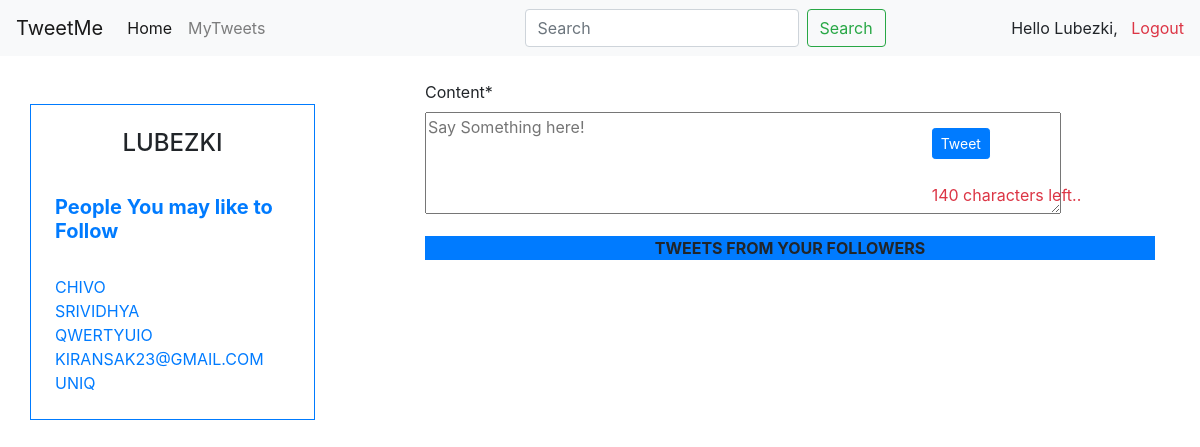
The page / (signed in) on the database its author committed.
### tweets/profiles/models.py (models this page shows, shortened)
class Profiles(models.Model):
    userprofile = models.OneToOneField(
        user, on_delete=models.CASCADE, related_name="profile")
    followDetails = models.ManyToManyField(user, related_name="followed_By")
    objects = ProfileQueryset()
    class Meta:
        verbose_name_plural = "Profiles"
    def __str__(self):
        return self.userprofile.username

### tweets/views.py (the view)
# urls.py: path("", ListTweet.as_view(), name="listtweet"),
class ListTweet(loginreq, authenticatedorNot, ListView):
    def get_queryset(self, *args, **kwargs):
        query = self.request.GET.get("q", None)
        print(query)
        if query is not None:
            qs = Tweet.objects.filter(content__icontains=query)
        else:
            qs = Tweet.objects.all()
        return qs
    def get_context_data(self, *args, **kwargs):
        Myuser = self.request.user
        followingme = Myuser.profile.followDetails.all().exclude(
            username=self.request.user.username)
        recomm = Profiles.objects.allinone()
        print("inside")
        print(recomm)
        recomm = recomm.exclude(
            Q(userprofile=self.request.user) | Q(userprofile__in=followingme))[:5]
        print(recomm)
        context = super().get_context_data(**kwargs)
        context["form"] = TweetForm()
        context["recommended"] = recomm
        context["create_url"] = reverse("tweets:Create")
        return context

### tweets/forms.py (shortened to what this page needs)
class TweetForm(forms.ModelForm):
    content = forms.CharField(label="Content", validators=[RegexValidator(r"^[!@#$%^&?{}|<>]*$", "Only Special Characters is Not Allowed", inverse_match=True)],
                              widget=forms.Textarea(attrs={"size": "60", "rows": "4", "cols": "60", "placeholder": "Say Something here!"}))
    class Meta:
        model = Tweet
        exclude = ["parent", "user", "likes", "is_liked", "is_reply"]

### tweets/mixins.py (called while the page is built)
    def dispatch(self, request, *args, **kwargs):
        if(request.user.is_authenticated):
            return super(authenticatedorNot, self).dispatch(request, *args, **kwargs)
        else:
            return redirect(reverse("accounts:login"))

### tweets/models.py (called while the page is built)
    def get_update_url(self):
        return reverse("tweets:Update", kwargs={"pk": self.pk})

### tweets/profiles/models.py (called while the page is built)
    def allinone(self):
        qs = self.get_queryset().all()
        return qs

### tweets/templates/tweets/tweet_list.html (shortened to what this page needs)
{% extends 'tweets/base.html' %}
{% block user %}
{{ user.get_username }}
<br>
<br>
<h4 class="text-primary lead font-weight-bold">
    People You may like to Follow
</h4>
<br>
{% for recom in recommended %}
<a href="{% url 'profiles:UserDetail' recom.userprofile %}" class="text-uppercase">{{recom}}</a>
<br>
{% endfor %}
{% endblock %}
{% block content %}
{% if not request.GET.q %}
{% include 'tweets/baseForm.html' with form=form action_url=create_url id="CreateForm"%}
{% endif %}
<div class="container">
    <div class="row">
        <div class="col-sm-12 text-center bg-primary text-uppercase font-weight-bold mb-4">
            Tweets From Your Followers
        </div>
    </div>
</div>
{% endblock %}

### tweets/templates/tweets/bootstrapTemp.html (shortened to what this page needs)
<!doctype html>
<html lang="en">
<head>
    <link rel="stylesheet" href="https://stackpath.bootstrapcdn.com/bootstrap/4.3.1/css/bootstrap.min.css"
>
</head>
<body>
    <nav class="navbar navbar-expand-lg navbar-light bg-light">
        <a class="navbar-brand" href="{% url 'listtweet' %}">TweetMe</a>
        <div class="collapse navbar-collapse" id="navbarSupportedContent">
            <ul class="navbar-nav mr-auto">
                <li class="nav-item active">
                    <a class="nav-link" href="">Home</a>
                </li>
                <li class="nav-item">
                    <a id="mytweets" class="nav-link" href="{% url 'tweets:mytweets' %}">MyTweets</a>
                </li>
            </ul>
            <form class="form-inline my-2 my-lg-0 ml-auto" action="{% url 'tweets:search' %}">
                <input class="form-control mr-sm-2" type="search" name="q" id="searchform" value="{{request.GET.q}}"
                    placeholder="Search" aria-label="Search">
                <button class="btn btn-outline-success my-2 my-sm-0" type="submit">Search</button>
            </form>
            <ul class="navbar-nav ml-auto">
                <li class="nav-item">
                    Hello {{request.user.username}}, &nbsp; <a class="text-danger text-underline"
                        href="{% url 'accounts:logout' %}">Logout</a>
                </li>
            </ul>
        </div>
    </nav>
</body>
</html>

### rows shown on the page
Profiles: userprofile.username "CHIVO"
Profiles: userprofile.username "SRIVIDHYA"
Profiles: userprofile.username "QWERTYUIO"
Profiles: userprofile.username "KIRANSAK23@GMAIL.COM"
Profiles: userprofile.username "UNIQ"

### other values the page prints
{{ request.user.username }} "Lubezki"
{{ user.get_username }} "LUBEZKI"
